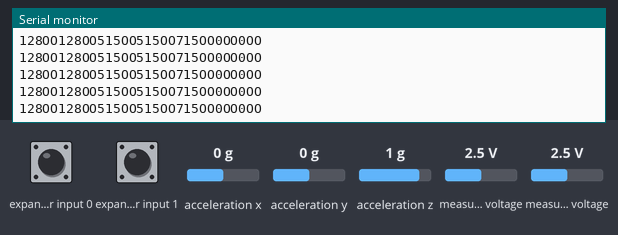
Simulated run of this sketch. Board: Arduino Uno, built with avr-gcc and run on an emulated ATmega328P. Parts: the last lines printed to the serial monitor. Wiring (inferred from the names in the program): Wii Nunchuk at I2C address 0x52. The inputs (shaded band) are chosen by the test bench; at power-on: measured voltage 2.5 V, expander input 0 HIGH, expander input 1 HIGH, acceleration x 0 g, acceleration y 0 g, acceleration z 1 g.

Above: at 4.2 s.
4.3 s: measured voltage (sensor 200) set to 2.1 V
At 5.3 s:
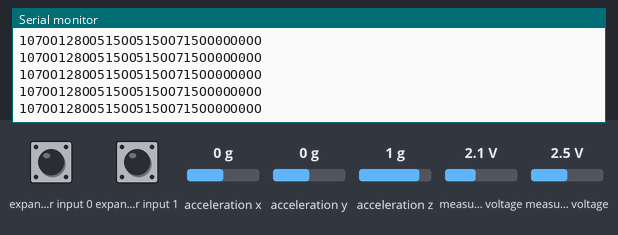
7.3 s: measured voltage (sensor 200) set to 1.8 V
At 8.0 s:
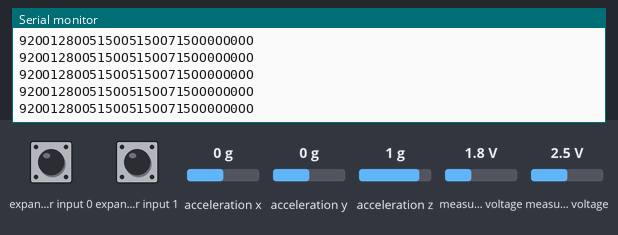
8.8 s: measured voltage (sensor 201) set to 2.1 V
At 9.9 s:
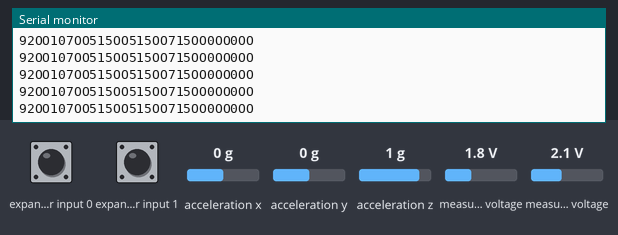
11.8 s: measured voltage (sensor 201) set to 1.8 V
At 12.9 s:
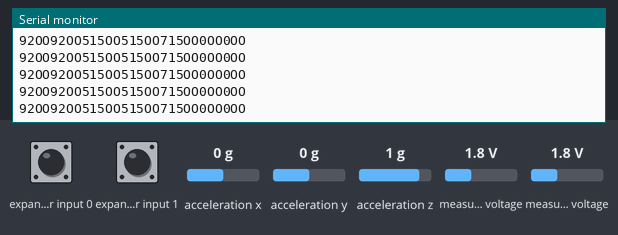
Timing chart, 0 to 14.8 s (numbered marks = the images above; inputs shaded):
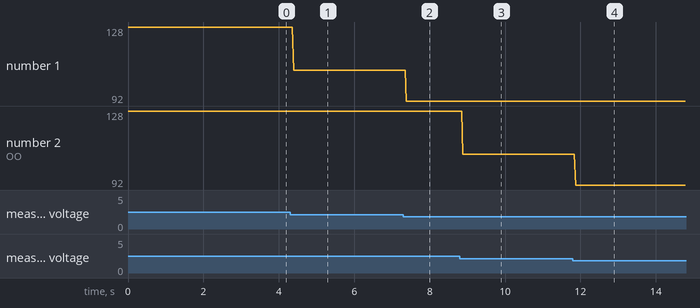

The sketch:

chuck.ino
```cpp
#include <Wire.h>
#include <math.h>
//#include <Servo.h>

// from http://www.wikidebrouillard.org/index.php/Bras_Robotis%C3%A9_pilot%C3%A9_par_nunchuk_arduino
/*
how to : connect nunchuck with arduino
port in a U shape
  - _ -
 |1 . 2|
 |3 . 4|
  - - -
 1:A5
 2:ground
 3:3.3V
 4:A4
 */
// these may need to be adjusted for each nunchuck for calibration
#define ZEROX 510
#define ZEROY 490
#define ZEROZ 460

#define DEFAULT_ZERO_JOY_X 124
#define DEFAULT_ZERO_JOY_Y 132

class WiiChuck {
private:
  uint8_t cnt;
  uint8_t status[6];      // array to store wiichuck output
  uint8_t averageCounter;
  int i;
  int total;
  uint8_t zeroJoyX;   // these are about where mine are
  uint8_t zeroJoyY; // use calibrateJoy when the stick is at zero to correct
  int lastJoyX;
  int lastJoyY;
  int angles[3];

  bool lastZ, lastC;


public:

  uint8_t joyX;
  uint8_t joyY;
  float accelX;
  float accelY;
  float accelZ;
  bool buttonZ;
  bool buttonC;

  void begin()
  {
    Wire.begin();
    cnt = 0;
    averageCounter = 0;
    // instead of the common 0x40 -> 0x00 initialization, we
    // use 0xF0 -> 0x55 followed by 0xFB -> 0x00.
    // this lets us use 3rd party nunchucks (like cheap $4 ebay ones)
    // while still letting us use official oness.
    // only side effect is that we no longer need to decode bytes in _nunchuk_decode_byte
    Wire.beginTransmission(0x52);   // device address
    Wire.write(0xF0);
    Wire.write(0x55);
    Wire.endTransmission();
    delay(1);
    Wire.beginTransmission(0x52);
    Wire.write(0xFB);

    Wire.write(0x01);
    Wire.write((uint8_t)0x00);

    Wire.endTransmission();
    update();
    for (i = 0; i<3;i++) {
      angles[i] = 0;
    }
    zeroJoyX = DEFAULT_ZERO_JOY_X;
    zeroJoyY = DEFAULT_ZERO_JOY_Y;
  }


  void calibrateJoy() {
    zeroJoyX = joyX;
    zeroJoyY = joyY;
  }

  void update() {

    Wire.requestFrom (0x52, 6); // request data from nunchuck
    while (Wire.available ()) {
      // receive byte as an integer
      status[cnt] = _nunchuk_decode_byte (Wire.read()); //
      cnt++;
    }
    if (cnt > 5) {
      lastZ = buttonZ;
      lastC = buttonC;
      lastJoyX = readJoyX();
      lastJoyY = readJoyY();
      //averageCounter ++;
      //if (averageCounter >= AVERAGE_N)
      //    averageCounter = 0;

      cnt = 0;
      joyX = (status[0]);
      joyY = (status[1]);
      for (i = 0; i < 3; i++)
        //accelArray[i][averageCounter] = ((int)status[i+2] << 2) + ((status[5] & (B00000011 << ((i+1)*2) ) >> ((i+1)*2)));
        angles[i] = (status[i+2] << 2) + ((status[5] & (B00000011 << ((i+1)*2) ) >> ((i+1)*2)));

      //accelYArray[averageCounter] = ((int)status[3] << 2) + ((status[5] & B00110000) >> 4);
      //accelZArray[averageCounter] = ((int)status[4] << 2) + ((status[5] & B11000000) >> 6);

      buttonZ = !( status[5] & B00000001);
      buttonC = !((status[5] & B00000010) >> 1);
      _send_zero(); // send the request for next bytes

    }
  }

  void sendToSerial(){
    Serial.print(joyX);
    Serial.print(F("OO"));
    Serial.print(joyY);
    Serial.print(F("OO"));
    Serial.print(angles[0]);
    Serial.print(F("OO"));
    Serial.print(angles[1]);
    Serial.print(F("OO"));
    Serial.print(angles[2]);
    Serial.print(F("OO"));
    Serial.print(buttonZ);
    Serial.print(F("OO"));
    Serial.print(buttonC);
    Serial.println(F("OO"));
  }
  float readAccelX() {
    // total = 0; // accelArray[xyz][averageCounter] * FAST_WEIGHT;
    return (float)angles[0] - ZEROX;
  }
  float readAccelY() {
    // total = 0; // accelArray[xyz][averageCounter] * FAST_WEIGHT;
    return (float)angles[1] - ZEROY;
  }
  float readAccelZ() {
    // total = 0; // accelArray[xyz][averageCounter] * FAST_WEIGHT;
    return (float)angles[2] - ZEROZ;
  }

  bool zPressed() {
    return (buttonZ && ! lastZ);
  }
  bool cPressed() {
    return (buttonC && ! lastC);
  }

  int readJoyX() {
    return (int) joyX - zeroJoyX;
  }

  int readJoyY() {
    return (int)joyY - zeroJoyY;
  }

private:
  uint8_t _nunchuk_decode_byte (uint8_t x)
  {
    //decode is only necessary with certain initializations
    //x = (x ^ 0x17) + 0x17;
    return x;
  }

  void _send_zero()
  {
    Wire.beginTransmission (0x52);  // transmit to device 0x52
    Wire.write ((uint8_t)0x00);     // sends one byte
    Wire.endTransmission ();    // stop transmitting
  }

};


WiiChuck chuck = WiiChuck();

void setup()
{
  Serial.begin(9600);
  chuck.begin();
}

void loop()
{
  chuck.update(); // on actualise les donnÃ©es du nunchuk
  chuck.sendToSerial(); // envoyer les données à Processing ou autre écoute série

}
```

Measured:
- after the input at 4.3 s, the serial monitor: prints a new line after 0.10 s (image 1)
- after the input at 7.3 s, the serial monitor: prints a new line after 0.08 s (image 2)
- after the input at 8.8 s, the serial monitor: prints a new line after 0.08 s (image 3)
- after the input at 11.8 s, the serial monitor: prints a new line after 0.08 s (image 4)
- plotted number 1: 128 → 107 after the input at 4.3 s, 107 → 92 after the input at 7.3 s
